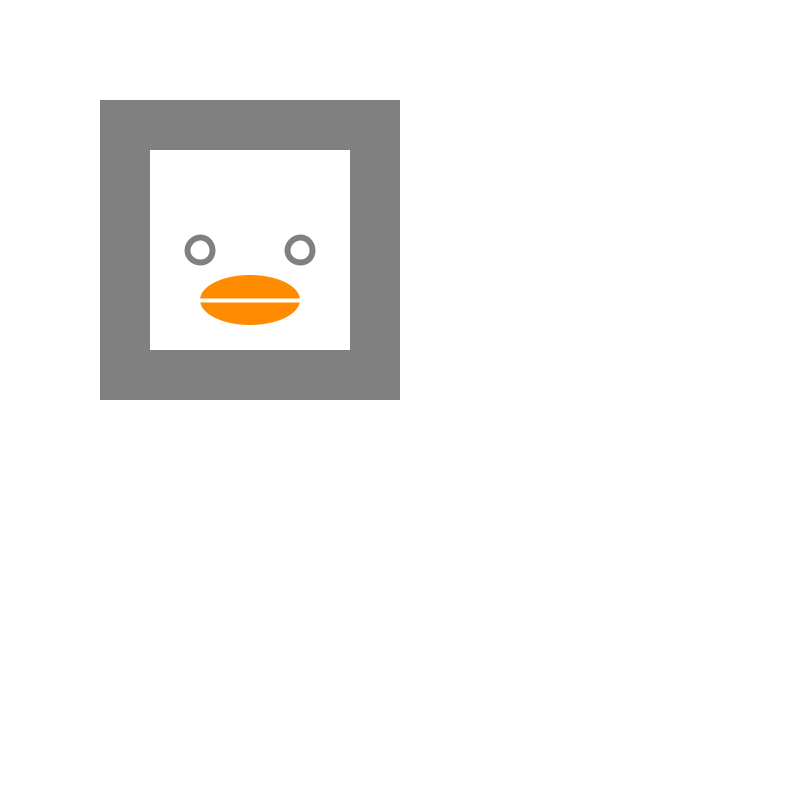
Frame 1 (no input)
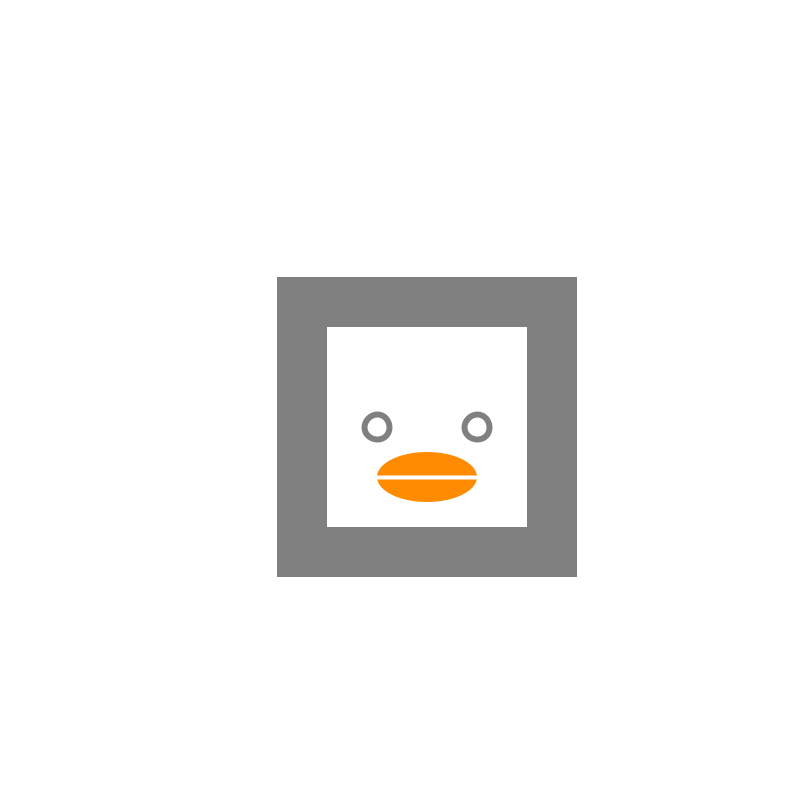
Frame 60 (the mouse pressed at the canvas centre just before this capture)
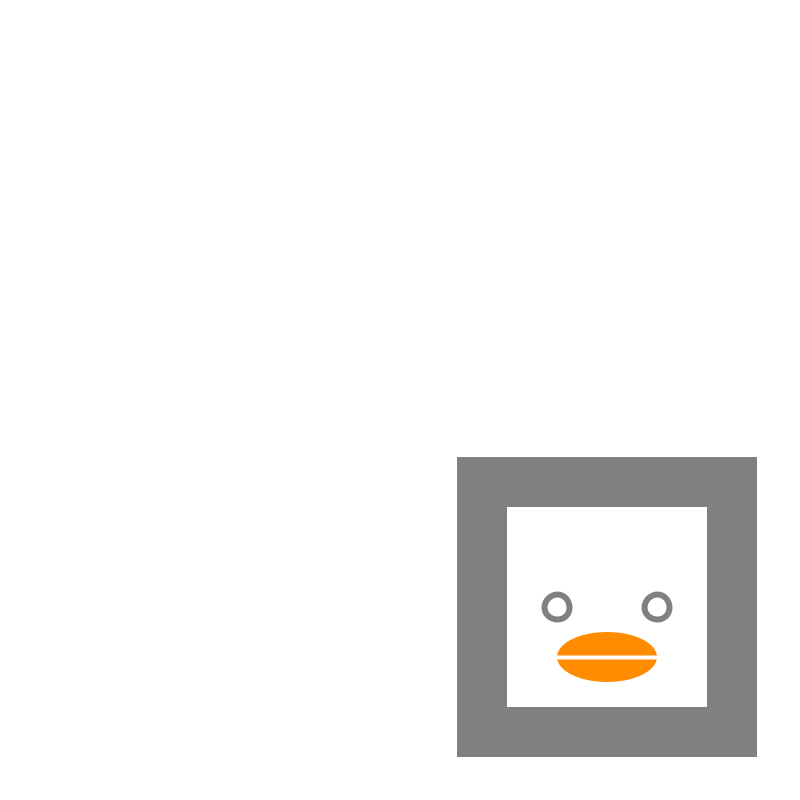
Frame 120 (the mouse held since frame 60 and released just before this capture)

The Processing sketch that drew these frames (run headless with seeded random() and noise(); from frame 60 on, the mouse is pressed at the canvas centre):

// Processing sketch: yaya_control
// ── yaya_control.pde
int x=100, y=100, w=300, h=300;
int speedX=3, speedY=3;
boolean pause = false;

void setup() {  
  size(800, 800);
}

void draw() {
  background(255);
  
  noStroke();
  fill(128);
  rect(x, y, w, h);
  fill(255);
  rect(x+w/6, y+h/6, w/3*2, h/3*2);
  
  //Eyes
  stroke(128);
  strokeWeight(6);
  ellipse(x+w/3, y+w/2, w/12, h/12);
  ellipse(x+w/3*2, y+w/2, w/12, h/12);
  
  //Mouth
  noStroke();
  fill(#FF8B00);
  ellipse(x+w/2, y+w/3*2, w/3, h/6);
  stroke(255);
  strokeWeight(4);
  line(x+w/3, y+w/3*2, x+w/3*2, y+w/3*2);
  
  if (!pause) {
    x += speedX;
    y += speedY;
  }
  
  if ( x < 0 || x+w > width ) { 
      speedX *= -1; 
  } 
  if ( y < 0 || y+h > height ) { 
     speedY *= -1; 
  }
 
}

void mouseClicked() { 
    pause = !pause;
}

void keyPressed(){
  
  if (keyCode == UP) {
     speedY = -abs(speedY);
  }
  if (keyCode == RIGHT) {
     speedX = abs(speedX);
  }
  if (keyCode == DOWN) {
     speedY = abs(speedY);
  }
  if (keyCode == LEFT) {
     speedX = -abs(speedX);
  }
}
  
